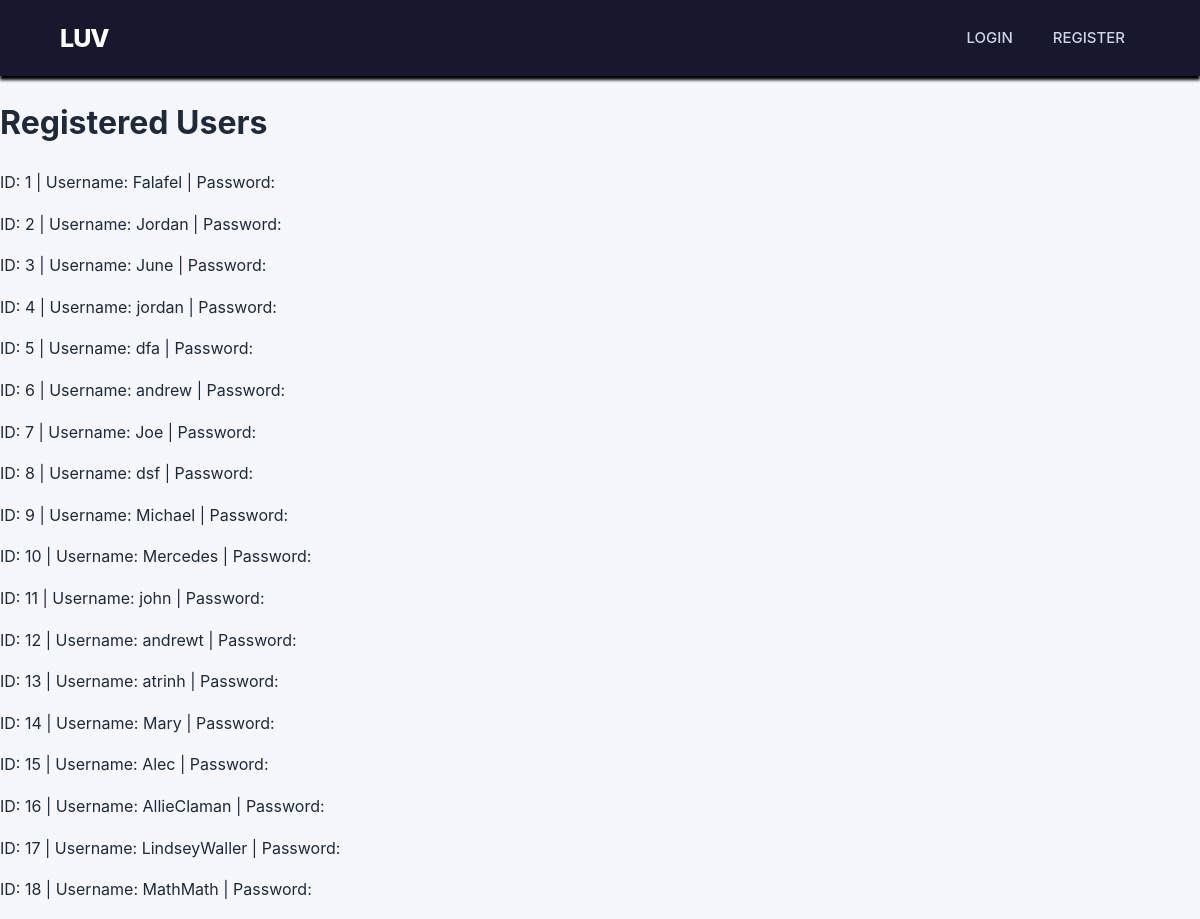
The app's page /view_users, older data.
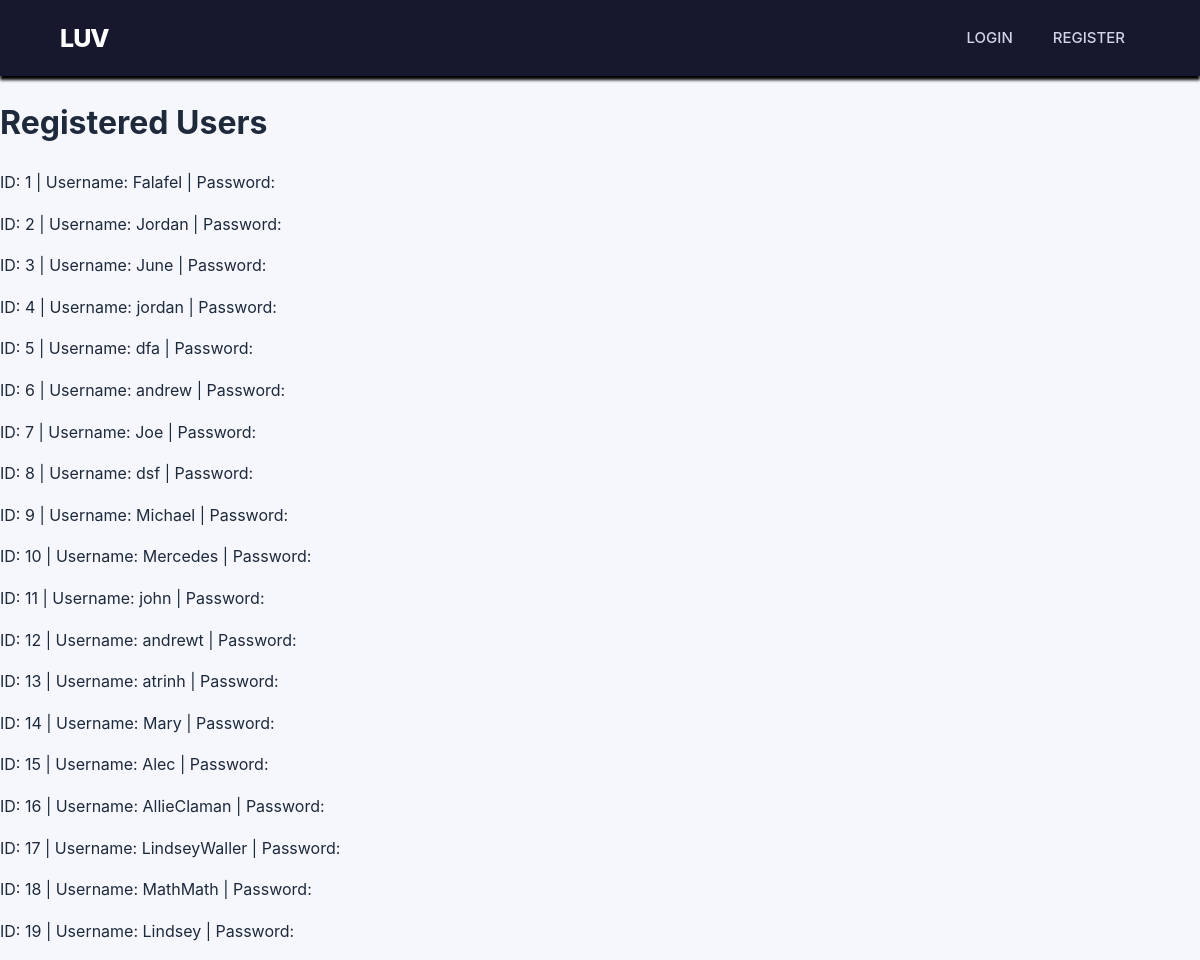
The same page, newer data.
### papo_cito.py (models this page shows)
class User(db.Model):
    __tablename__ = "pot_users"
    id = db.Column(db.Integer, primary_key=True)
    username = db.Column(db.String(80), unique=True, nullable=False)
    password_hash = db.Column(db.String(255), nullable=False)
    cards = db.relationship("Card", backref="owner")

### papo_cito.py (the view)
@app.route("/view_users", methods=["GET","POST"])                               ###
def view_users():                                                               ###
    if request.method == "GET":                                                 ###
        __monkeys = User.query.all()                                            ###
        return render_template("info.html", ab_users=__monkeys) ###   ###   ### ###

### templates/info.html (shortened to what this page needs)
{% extends "base.html" %}
{% block content %}
		<h1>Registered Users</h1>
		{% for ape in ab_users %}
			<p>
			ID: {{ ape.id }} |
			Username: {{ ape.username }} |
			Password: {{ ape.password }}
			</p>
		{% endfor %}
{% endblock %}

### templates/base.html (shortened to what this page needs)
<!DOCTYPE html>
<html lang="en">
<head>
	<link rel="stylesheet" href="{{ url_for('static', filename='css/style.css') }}">
</head>
<body>
	<nav class="navbar">
		<div class="nav-container">
			<a class="logo" href="/" > LUV    </a>
			<div class="nav-links">
				{% if session.get("user_id") %}
				<a 	   href= "/        " > HOME      </a>
				<a         href= "/cards   " > CARDS     </a>
				<a         href= "/logout  " > LOGOUT    </a>
				{% else %}
				<a         href= "/login   " > LOGIN     </a>
				<a         href= "/register" > REGISTER  </a>
				{% endif %}
			</div>
		</div>
	</nav>
	<main class="thic-breast">
		{% block content %}
		{% endblock %}
	</main>
</body>
</html>

### static/css/style.css (style rules this page uses)
:root { --primary: #635bff; --primary-dark: #4f46e5; --background: #f5f7fc; --surface: #ffffff; --text: #1e293b; --muted: #64748b; --border: #e2e8f0; }
* { box-sizing: border-box; }
body { margin: 0; font-family: -apple-system, BlinkMacSystemFont, "Segoe UI", Roboto, sans-serif; background: var(--background); color: var(--text); line-height: 1.6; }
.logo { color: #ffffff; font-size: 25px; font-weight: 800; letter-spacing: -1px; text-decoration: none; white-space: nowrap; }
.navbar { background: #17172e; padding: 16px 0; box-shadow: 0 4px 3px rgba(0, 0, 0.12); position: sticky; top: 0; z-index: 1000; }
.nav-container { width: 90%; max-width: 1200px; margin: 0 auto; display:flex; align-items: center; justify-content: space-between; gap: 24px; }
.nav-links { display: flex; align-items: center; gap: 10px; }
.nav-links a { color: #d1d5e8; text-decoration: none; font-size: 15px; font-weight:500; padding: 10px 15px; border-radius: 10px; transition: background 0.2s ease, color 0.2s ease, transform 0.2s ease; }

Row changes from the older to the newer data that the page shows:
added User: id "19", username "Lindsey"
